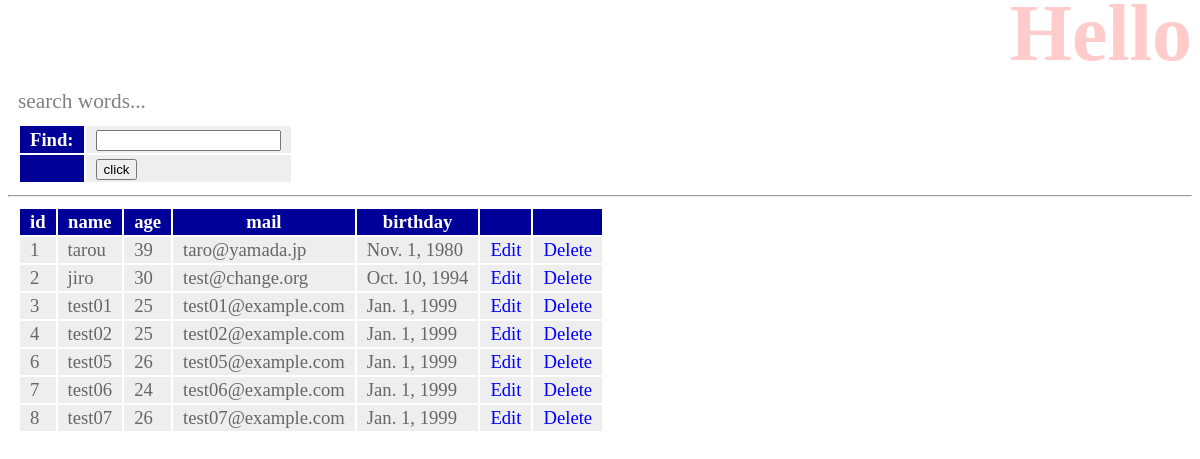
/hello/find, run on the app's committed database.
### hello/models.py (models this page shows, shortened)
class Friend(models.Model):
    name = models.CharField(max_length=100)
    mail = models.EmailField(max_length=200)
    gender = models.BooleanField()
    age = models.IntegerField(validators=[
        MinValueValidator(0),
        MaxValueValidator(150)
    ])
    birthday = models.DateField()

### hello/views.py (the view)
# urls.py: path("find", views.find, name="find"),
def find(request):
    if(request.method == "POST"):
        msg = request.POST["find"]
        form = FindForm(request.POST)
        sql = "select * from hello_friend"
        if(msg != ""):
            sql += " where " + msg
        data = Friend.objects.raw(sql)
        msg = sql
    else:
        msg = "search words..."
        form = FindForm()
        data = Friend.objects.all()
    params = {
        "title": "Hello",
        "message": msg,
        "form": form,
        "data": data,
    }
    return render(request, "hello/find.html", params)

### hello/forms.py
class FindForm(forms.Form):
    find = forms.CharField(label="Find", required=False)

### hello/templates/hello/find.html (shortened to what this page needs)
{% load static %}
<!DOCTYPE html>
<html lang="ja">
  <head>
    <link rel="stylesheet" type="text/css" href="{% static 'hello/css/style.css' %}">
  </head>
  <body>
    <h1>{{title}}</h1>
    <p>{{message|safe}}</p>
    <table>
      <form action="{% url 'find' %}" method="post">
        {{ form.as_table }}
        <tr>
          <th></th>
          <td><input type="submit" value="click"></td>
        </tr>
      </form>
    </table>
    <hr>
    <table>
      <tr>
        <th>id</th>
        <th>name</th>
        <th>age</th>
        <th>mail</th>
        <th>birthday</th>
        <th></th>
        <th></th>
      </tr>
      {% for item in data %}
        <tr>
          <td>{{item.id}}</td>
          <td>{{item.name}}</td>
          <td>{{item.age}}</td>
          <td>{{item.mail}}</td>
          <td>{{item.birthday}}</td>
          <td>
            <a href="{% url 'edit' item.id %}">Edit</a>
          </td>
          <td>
            <a href="{% url 'delete' item.id %}">Delete</a>
          </td>
        </tr>
      {% endfor %}
    </table>
  </body>
</html>

### hello/static/hello/css/style.css (style rules this page uses)
body { color: gray; font-size: 16pt; }
h1 { color: red; opacity: 0.2; font-size: 60pt; margin-top: -20px; margin-bottom: 0px; text-align: right; }
p { margin: 10px; }
a { color: blue; text-decoration: none; }
table { margin: 10px; font-size: 14pt; }
table tr th { background-color: #009; color: white; padding: 2px 10px; border-width: 2px; }
table tr td { background-color: #eee; color: #666; padding: 2px 10px; border-width: 2px; }

### data on the page
Friend: id "1", name "tarou", age "39", mail "taro@yamada.jp", birthday "Nov. 1, 1980"
Friend: id "2", name "jiro", age "30", mail "test@change.org", birthday "Oct. 10, 1994"
Friend: id "3", name "test01", age "25", mail "test01@example.com", birthday "Jan. 1, 1999"
Friend: id "4", name "test02", age "25", mail "test02@example.com", birthday "Jan. 1, 1999"
Friend: id "6", name "test05", age "26", mail "test05@example.com", birthday "Jan. 1, 1999"
Friend: id "7", name "test06", age "24", mail "test06@example.com", birthday "Jan. 1, 1999"
Friend: id "8", name "test07", age "26", mail "test07@example.com", birthday "Jan. 1, 1999"

### other printed values
{{ message|safe }} "search words..."
